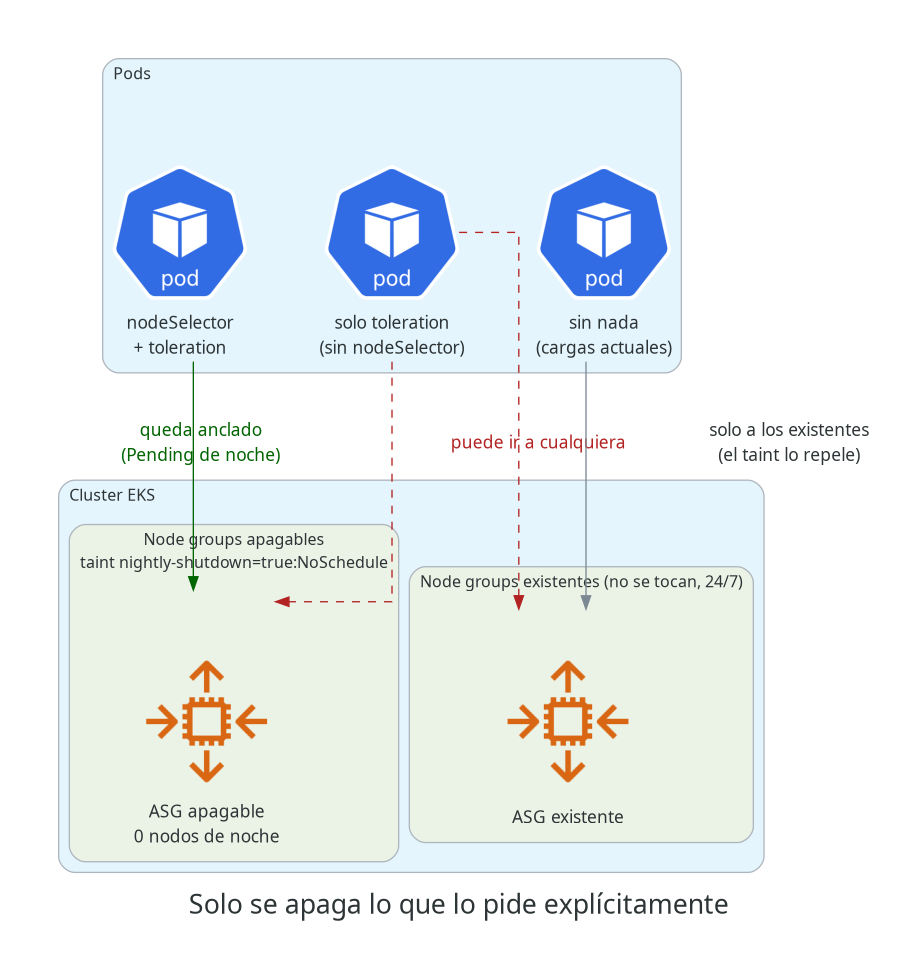

Source code (Python):
"""Diagrama de aislamiento: qué cargas se apagan y cuáles no se tocan.

Regenerar (parado en la raíz del workshop) con:
    ~/.venvs/aws-diagrams/bin/python3 docs/aislamiento.py

Requiere Graphviz instalado a nivel de sistema y la librería `diagrams`
(instalada en el venv de arriba, no en el Python del sistema).
"""

from diagrams import Diagram, Cluster, Edge, Node

# Fix de estilo conocido: el default (1.9) deja el label pegado al ícono.
Node._height = 2.3

from diagrams.k8s.compute import Pod
from diagrams.aws.compute import EC2AutoScaling

graph_attr = {
    "fontsize": "20",
    "bgcolor": "white",
    "pad": "0.5",
    "nodesep": "0.8",
    "ranksep": "1.2",
    "dpi": "96",
}

OK = "darkgreen"
FAIL = "firebrick"

with Diagram(
    "Solo se apaga lo que lo pide explícitamente",
    filename="docs/aislamiento",
    show=False,
    direction="TB",
    graph_attr=graph_attr,
):
    with Cluster("Pods"):
        pod_ok = Pod("nodeSelector\n+ toleration")
        pod_tol = Pod("solo toleration\n(sin nodeSelector)")
        pod_plain = Pod("sin nada\n(cargas actuales)")

    with Cluster("Cluster EKS"):
        with Cluster("Node groups existentes (no se tocan, 24/7)"):
            existing = EC2AutoScaling("ASG existente")
        with Cluster("Node groups apagables\ntaint nightly-shutdown=true:NoSchedule"):
            nightly = EC2AutoScaling("ASG apagable\n0 nodos de noche")

    pod_ok >> Edge(label="queda anclado\n(Pending de noche)", color=OK, fontcolor=OK) >> nightly
    pod_tol >> Edge(label="puede ir a cualquiera", color=FAIL, fontcolor=FAIL, style="dashed") >> existing
    pod_tol >> Edge(color=FAIL, style="dashed") >> nightly
    pod_plain >> Edge(label="solo a los existentes\n(el taint lo repele)") >> existing
